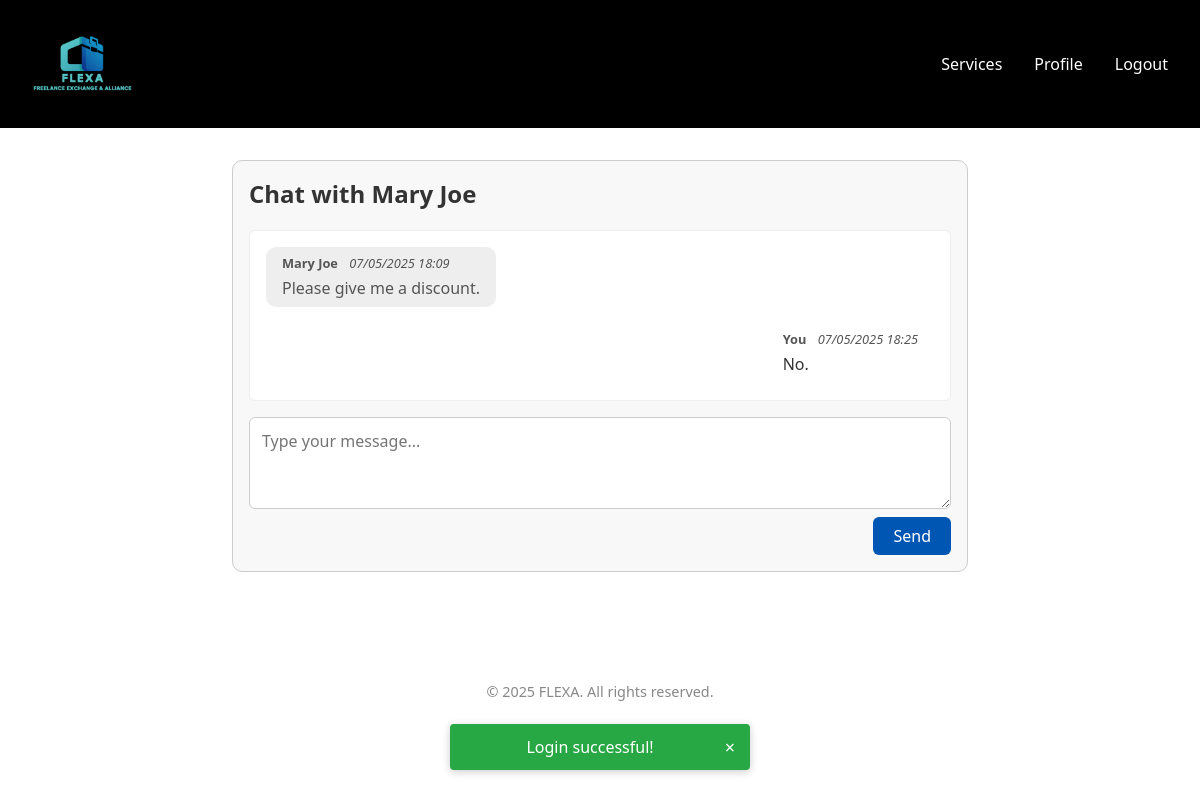
The app's page /pages/chat.php?user_id=3 (signed in) with its own data.
### tables this page shows
CREATE TABLE User
(
    userId            INTEGER,
    name              NVARCHAR(255),
    username          VARCHAR(255),
    email             VARCHAR(255),
    password          VARCHAR(255),
    isAdmin           BOOLEAN     DEFAULT 0,
    profilePictureURL VARCHAR(1023),
    status            VARCHAR(15) DEFAULT 'inactive',

    CONSTRAINT User_PK PRIMARY KEY (userId),
    CONSTRAINT User_email_unique UNIQUE (email),
    CONSTRAINT User_username_unique UNIQUE (username),
    CONSTRAINT User_name_NN CHECK (name IS NOT NULL),
    CONSTRAINT User_username_NN CHECK (username IS NOT NULL),
    CONSTRAINT User_email_NN CHECK (email IS NOT NULL),
    CONSTRAINT User_password_NN CHECK (password IS NOT NULL),
    CONSTRAINT User_isAdmin_NN CHECK (isAdmin IS NOT NULL),
    CONSTRAINT User_status_NN CHECK (status IS NOT NULL),
    CONSTRAINT User_isAdmin_CK CHECK (isAdmin IN (0, 1)),
    CONSTRAINT User_status_CK CHECK (status IN ('active', 'inactive'))
);

CREATE TABLE Message
(
    messageId  INTEGER,
    senderId   INTEGER,
    receiverId INTEGER,
    content    TEXT,
    date       INTEGER,

    CONSTRAINT Message_PK PRIMARY KEY (messageId),
    CONSTRAINT Message_senderId_NN CHECK (senderId IS NOT NULL),
    CONSTRAINT Message_receiverId_NN CHECK (receiverId IS NOT NULL),
    CONSTRAINT Message_content_NN CHECK (content IS NOT NULL),
    CONSTRAINT Message_date_NN CHECK (date IS NOT NULL),
    CONSTRAINT Message_sender_FK FOREIGN KEY (senderId) REFERENCES User (userId) ON UPDATE CASCADE,
    CONSTRAINT Message_receiver_FK FOREIGN KEY (receiverId) REFERENCES User (userId) ON UPDATE CASCADE
);

### pages/chat.php (called while the page is built, shortened)
<?php
require_once(__DIR__ . '/../utils/session.php');
require_once(__DIR__ . '/../templates/common.tpl.php');
require_once(__DIR__ . '/../templates/chat.tpl.php');
require_once(__DIR__ . '/../database/connection.db.php');
require_once(__DIR__ . '/../model/user.class.php');
require_once(__DIR__ . '/../model/message.class.php');
$session = new Session();
$other_userId = intval($_GET['user_id']);
$userid = $session->getId();
$db = getDatabaseConnection();
$other_user = User::getUserById($db, $other_userId);
$user = User::getUserById($db, $userid);
$history = Message::getMessagesByParticipantsId($db, $userid, $other_userId);
drawChat($user, $other_user, $history, $session);

### model/user.class.php (called while the page is built, shortened)
<?php
class User
{
    private int $id;
    private string $name;
    public function __construct(
        int    $id,
        string $name,
        string $username,
        string $email,
        string $password,
        bool   $isAdmin,
        string $profilePicture,
        string $status
    )
    {
        $this->id = $id;
        $this->name = $name;
    }
    public function getId(): int
    {
        return $this->id;
    }
    public function getName(): string
    {
        return $this->name;
    }
    public static function getUserById(PDO $db, int $id): ?User
    {
        $stmt = $db->prepare("SELECT * FROM User WHERE userId = :id");
        $stmt->bindParam(":id", $id);
        $stmt->execute();
        $data = $stmt->fetch();
        return new User(
            intval($data['userId']),
            $data['name'],
            $data['username'],
            $data['email'],
            $data['password'],
            boolval($data['isAdmin']),
            $data['profilePictureURL'],
            $data['status']
        );
    }
}

### model/message.class.php (called while the page is built, shortened)
<?php
class Message
{
    private int $senderId;
    private string $content;
    private int $date;
    public function __construct(int $id, int $senderId, int $receiverId, string $content, int $date)
    {
        $this->senderId = $senderId;
        $this->content = $content;
        $this->date = $date;
    }
    public static function getMessagesByParticipantsId(PDO $db, int $user1_id, int $user2_id): array
    {
        $stmt = $db->prepare("SELECT * FROM Message WHERE (senderId = :user1_id AND receiverId = :user2_id) OR (senderId = :user2_id AND receiverId = :user1_id) ORDER BY date ASC");
        $stmt->bindParam(':user1_id', $user1_id, PDO::PARAM_INT);
        $stmt->bindParam(':user2_id', $user2_id, PDO::PARAM_INT);
        $stmt->execute();
        $messagesData = $stmt->fetchAll(PDO::FETCH_ASSOC);
        $messages = [];
        foreach ($messagesData as $data) {
            $messages[] = new Message(
                intval($data['messageId']),
                intval($data['senderId']),
                intval($data['receiverId']),
                $data['content'],
                intval($data['date']),
            );
        }
        return $messages;
    }
    public function getSenderId(): int
    {
        return $this->senderId;
    }
    public function getContent(): string
    {
        return $this->content;
    }
    public function getDate(): int
    {
        return $this->date;
    }
}

### utils/session.php (called while the page is built, shortened)
<?php
class Session
{
    public function generateCSRFToken(): string
    {
        return $_SESSION['csrf_token'];
    }
    public function getId(): ?int
    {
        return $_SESSION['id'] ?? null;
    }
}

### templates/chat.tpl.php (the view, shortened to what this page needs)
<?php
require_once(__DIR__ . '/../model/message.class.php');
require_once(__DIR__ . '/../model/user.class.php');
function drawChat(User $user, User $otherUser, array $history, Session $session): void
{
    $currentUserId = $user->getId(); ?>
    <section class="chat-section">
        <div class="chat-container">
            <h2>Chat with <?= htmlspecialchars($otherUser->getName()) ?></h2>
            <div class="chat-messages" id="chat-messages">
                <?php if (empty($history)): ?>
                    <p>No messages yet. Say hi!</p>
                <?php else: ?>
                    <?php foreach ($history as $message):
                        $isOwn = $message->getSenderId() === $currentUserId;
                        ?>
                        <div class="chat-message <?= $isOwn ? 'own-message' : 'other-message' ?>">
                            <div class="message-meta">
                                <strong><?= $isOwn ? 'You' : htmlspecialchars($otherUser->getName()) ?></strong>
                                <span class="message-time"><?= date('d/m/Y H:i', $message->getDate()) ?></span>
                            </div>
                            <div class="message-text">
                                <?= htmlspecialchars($message->getContent(), ENT_QUOTES, 'UTF-8') ?>
                            </div>
                        </div>
                    <?php endforeach; ?>
                <?php endif; ?>
            </div>
            <form id="chat-form">
                <textarea id="message-content" name="msg_content" rows="3" placeholder="Type your message..."
                          required></textarea>
                <button type="submit">Send</button>
            </form>
        </div>
    </section>
<?php } ?>

### css/variables.css (style rules this page uses)
:root { --color-primary: #ff3c00; --color-primary-dark: #e83500; --color-secondary: #55c3c5; --color-secondary-dark: #007a7c; --color-success: #28a745; --color-info: #17a2b8; --color-info-dark: #0056b3; --color-warning: #ffc107; --color-danger: #dc3545; --color-black: #000; --color-gray-dark: #333; --color-gray-medium: #555; --color-gray-light: #888; --color-gray-border: #ccc; --color-gray-bg: #f8f8f8; --color-white: #fff; --color-text-primary: var(--color-gray-dark); --color-text-secondary: var(--color-gray-medium); --color-text-muted: var(--color-gray-light); --color-text-white: var(--color-white); --color-bg-primary: var(--color-white); --color-bg-secondary: var(--color-gray-bg); --color-border-primary: var(--color-gray-border); --color-border-secondary: #ddd; --color-border-light: #eee; }

### css/base.css (style rules this page uses)
*, *::before, *::after { box-sizing: border-box; }
body { margin: 0; background: var(--color-bg-primary); color: var(--color-text-primary); font-family: "Segoe UI", sans-serif; padding: 0; }
h1, h2, h3, h4, h5, h6 { margin-top: 0; font-weight: bold; }
button { font-family: inherit; cursor: pointer; }

### css/chat.css (style rules this page uses)
.chat-section { padding: 2rem; max-width: 800px; margin: 0 auto; }
.chat-container { border: 1px solid var(--color-border-primary); border-radius: 10px; padding: 1rem; background-color: var(--color-bg-secondary); }
.chat-messages { max-height: 400px; overflow-y: auto; display: flex; flex-direction: column; gap: 1rem; padding: 1rem; background-color: var(--color-bg-primary); border: 1px solid var(--color-border-light); border-radius: 6px; margin-bottom: 1rem; }
.chat-message { max-width: 70%; padding: 0.5rem 1rem; border-radius: 10px; line-height: 1.4; }
.own-message { align-self: flex-end; background-color: var(--color-success-light); color: var(--color-success-dark); }
.other-message { align-self: flex-start; background-color: var(--color-border-light); color: var(--color-text-secondary); }
.message-meta { font-size: 0.8rem; margin-bottom: 0.25rem; color: var(--color-text-secondary); }
.message-time { font-style: italic; margin-left: 0.5rem; }
#chat-form { display: flex; flex-direction: column; gap: 0.5rem; }
#chat-form textarea { width: 100%; resize: vertical; padding: 0.75rem; border-radius: 6px; border: 1px solid var(--color-border-primary); font-size: 1rem; font-family: inherit; }
#chat-form button { align-self: flex-end; padding: 0.5rem 1.25rem; background-color: var(--color-info-dark); color: white; border: none; border-radius: 6px; cursor: pointer; font-size: 1rem; }

### css/responsive.css (style rules this page uses)
html, body { max-width: 100%; overflow-x: hidden; margin: 0; padding: 0; width: 100vw; }
*, *::before, *::after { box-sizing: border-box; }

### records on screen
user: name "Mary Joe"
message: senderId.name "Mary Joe", date "07/05/2025 18:09", content "Please give me a discount."
message: shows "You", date "07/05/2025 18:25", content "No."
